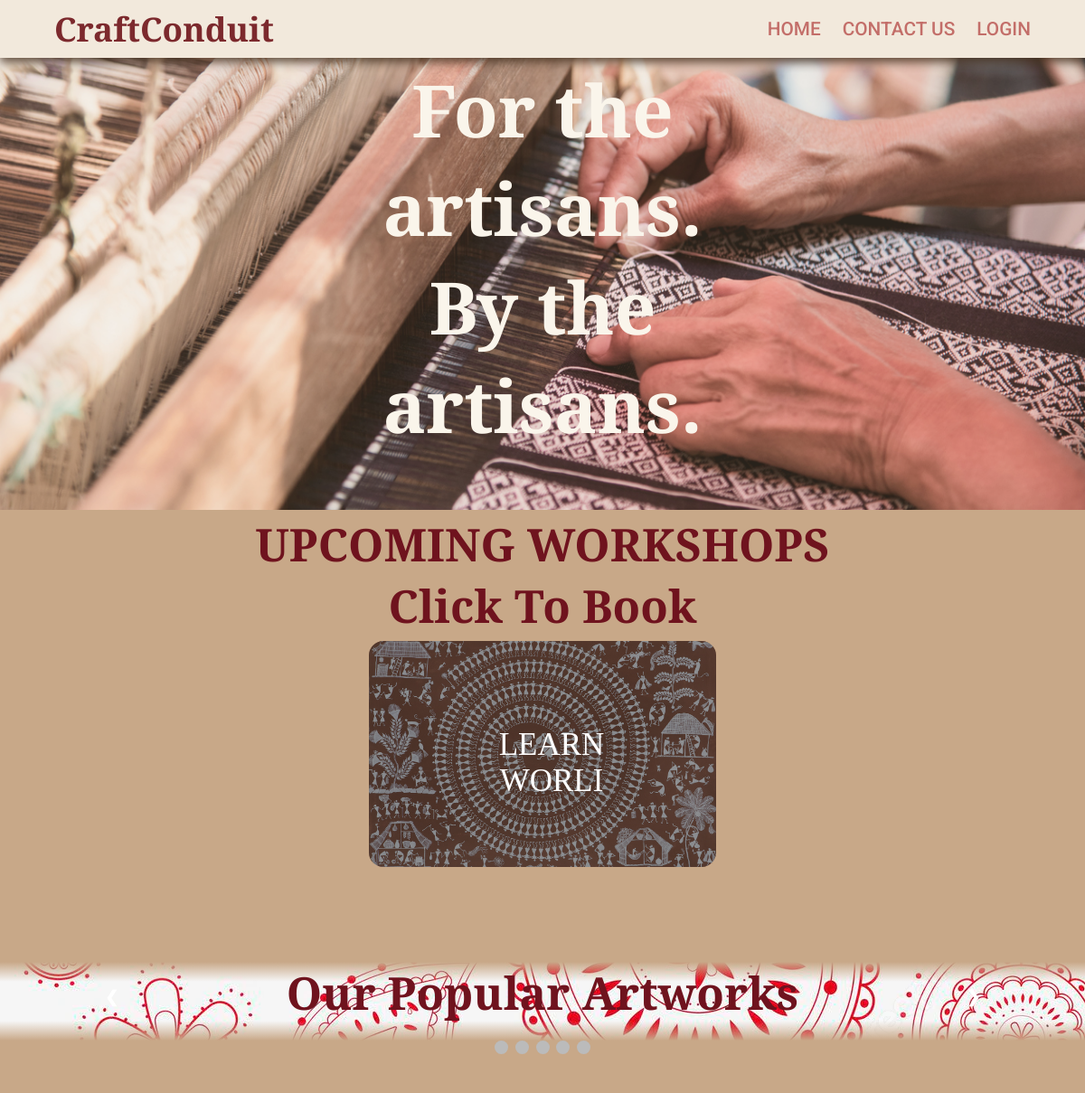
The app's page / (upper part), older data.
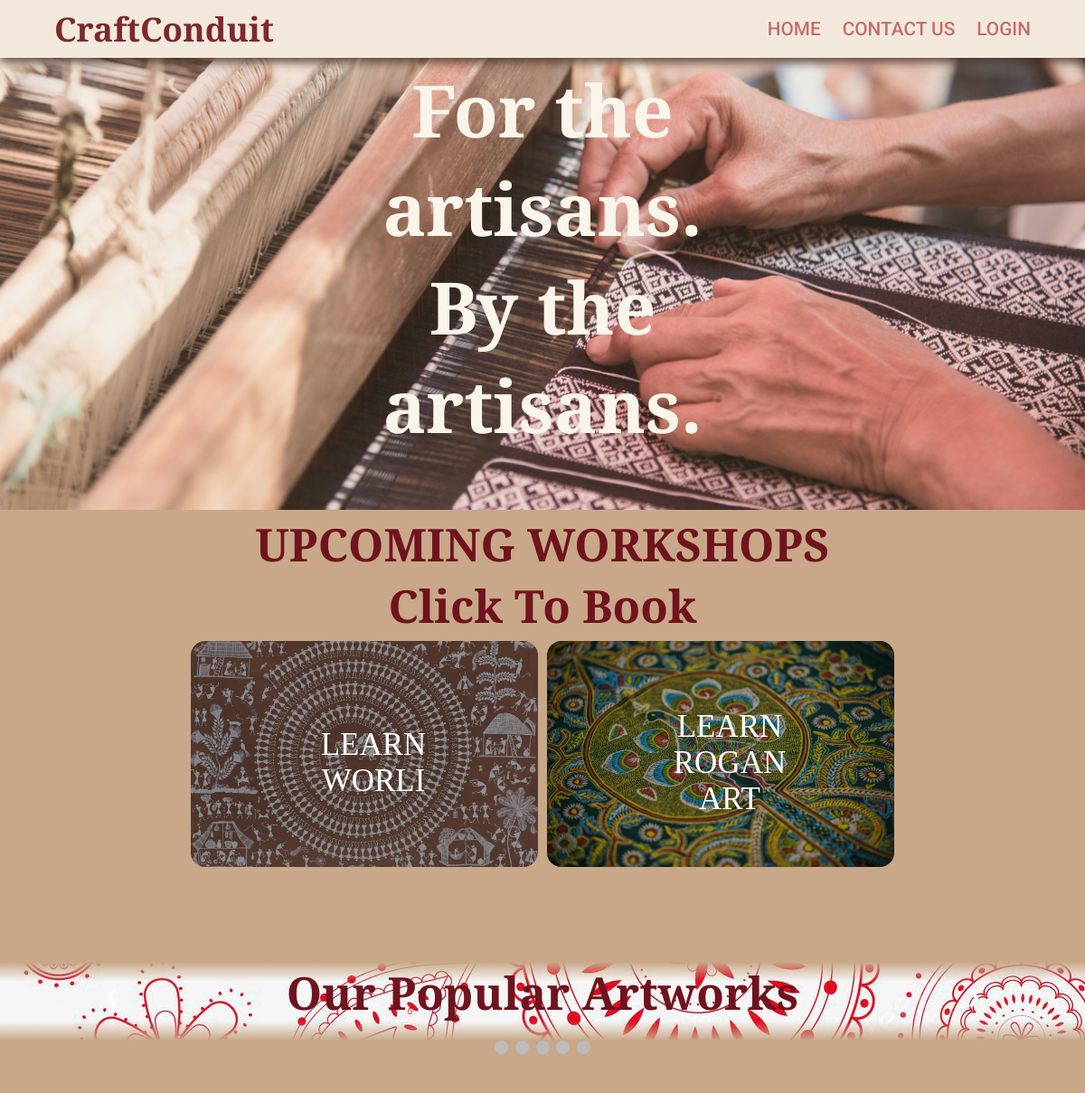
The same page, newer data.
### grid/models.py (models this page shows, shortened)
class workshop(models.Model):
    wname = models.CharField(max_length=122)
    wid = models.CharField(max_length=122)
    wimage = models.ImageField(upload_to='workshop/')
    wabout = models.CharField(max_length=122)
    wrange=models.CharField(max_length=122, default='',null=True, blank=True)
    wcity = models.CharField(max_length=122)
    wdatetime = models.CharField(max_length=122)

### grid/views.py (the view, shortened to what this page needs)
# urls.py: path('',views.home,name='home'),
def home(request):
    wsdata=workshop.objects.filter()
    print(request.POST.get('workshop_name'))
    if(request.user.is_anonymous):
        cont={
            'loggedin':False,
            'wsdata':wsdata
        }
        return render(request,'home.html',cont)
    elif(request.POST.get('workshop_name')):
        wname=request.POST.get('workshop_name')
        wid=request.POST.get('workshop_id')
        book=workshopbook(wname=wname,wid=wid,pid=request.user)
        book.save()

### template/home.html (shortened to what this page needs)
{% load static  %}
<!DOCTYPE html>
<html>
    <head>
        <link rel="stylesheet" href="{% static 'home.css' %}" />
    </head>
    <body>
        <nav class="navbar">
            <div class="navbar-container container">
                <ul class="menu-items">
                    <li><a href="home">HOME</a></li>
                    <li><a href="#contact">CONTACT US</a></li>
                    {% if not loggedin %}
                    <li><a href="login">LOGIN</a></li>
                    {% endif %}
                </ul>
                <h1 class="logo">CraftConduit</h1>
            </div>
        </nav>
        <div class="home_con">
            <img class="home_im1" src="{% static 'home1.jpg' %}" alt="Artisan Photo">
            <h1 class="head_img">For the artisans. <br> By the artisans.</h1>
        </div>
        <h1 class="slidesh1"> UPCOMING WORKSHOPS</h1>
        <h2 class="slidesh1"> Click To Book</h2>
        <div class="workcontainer">
          <div class="row">
           <div class="col-lg-12">
              <div class="featuredPropBox">
               <ul>
                {% for ws in wsdata %}
                  <li><form method="POST" id='{{ws.wname}}' action="wsbook"> <a href="#" onclick="document.getElementById('{{ws.wname}}').submit(); return false;">
                    <div class="fphead">{{ws.wname}}</div>
                    </a></form> </li>
                    {% endfor %}
                </ul>
             </div>
            </div>
         </div>
        </div>
        <div class="slidebg">
        <div class="fade">
        <div class="slideshow-container">
            <h1 class="slidesh1"> Our Popular Artworks</h1>
            <a class="prev" onclick="plusSlides(-1)">&#10094;</a>
            <a class="next" onclick="plusSlides(1)">&#10095;</a>
          </div>
          <br>
          </div>
        </div>
          <div style="text-align:center">
            <span class="dot" onclick="currentSlide(1)"></span>
            <span class="dot" onclick="currentSlide(2)"></span>
            <span class="dot" onclick="currentSlide(3)"></span>
            <span class="dot" onclick="currentSlide(4)"></span>
            <span class="dot" onclick="currentSlide(5)"></span>
          </div>
    </body>
</html>

Row changes from the older to the newer data that the page shows:
added workshop: wname "LEARN ROGAN ART"
